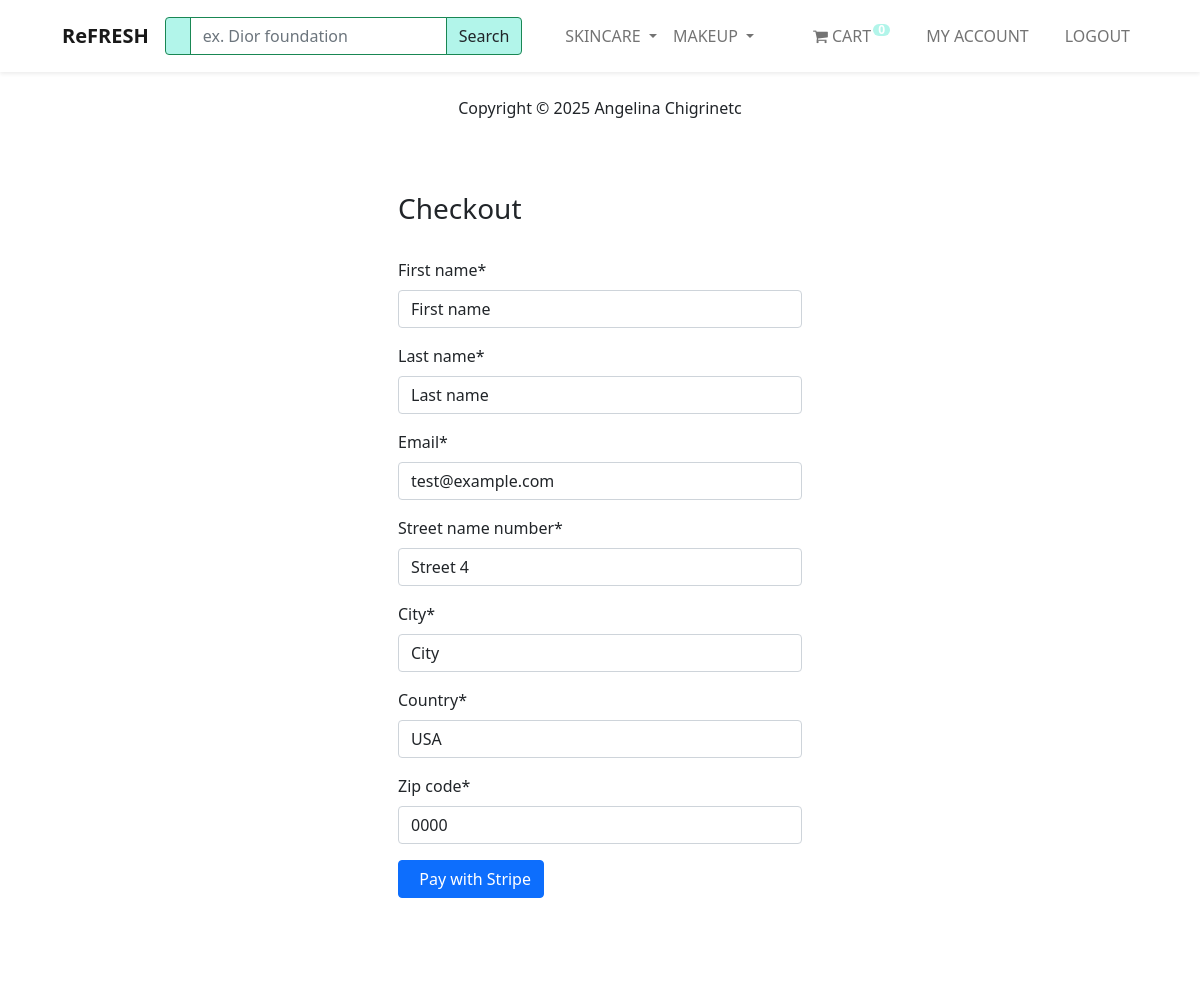
/payment/checkout/ (signed in), run on the app's committed database.
### store/models.py (models this page shows, shortened)
class Category(models.Model):
    name = models.CharField(max_length=250, db_index=True)
    parent = models.ForeignKey('self', on_delete=models.CASCADE, related_name='children', blank=True, null=True)
    slug = models.SlugField('url', max_length=250, unique=True, null=False, editable=True)
    created_at = models.DateTimeField(auto_now_add=True)
    class Meta:
        unique_together = (['slug', 'parent'])
        verbose_name_plural = 'Categories'
    def get_absolute_url(self):
        return reverse("store:category_list", args = [str(self.slug)])

### payment/models.py (models this page shows, shortened)
class ShippingAddress(models.Model):
    user = models.ForeignKey(User, on_delete=models.CASCADE)
    first_name = models.CharField(max_length=250)
    last_name = models.CharField(max_length=250)
    email = models.EmailField(max_length=250)
    street_name_number = models.CharField(max_length=100)
    city = models.CharField(max_length=100, blank=False, null=False)
    country = models.CharField(max_length=100, blank=False, null=False)
    zip_code = models.CharField(max_length=100, blank=False, null=False)

### payment/views.py (the view)
# urls.py: path('checkout/', v.checkout, name='checkout'),
def checkout(request):
    if request.user.is_authenticated:
        user=request.user
    else:
        user = None # handle cases of users that are not authenticated making a purchase #TODO to check if this works
    try:
        shipping_address = ShippingAddress.objects.get(user=user) # the user already has a shipping address associated with them
    except ShippingAddress.DoesNotExist:
        shipping_address = None # there is not record of the user's address in the db yet
    if request.method == 'POST':
        form = ShippingAddressForm(request.POST, instance=shipping_address) # the ModelForm updates the model instance with the values from request.POST
        if form.is_valid():
            shipping_address = form.save(commit=False) #update the user address in the database based on the information submitted through the form
            shipping_address.user = request.user
            shipping_address.save()
            cart = Cart(request) # create a Cart instance
            cart_total = cart.get_total_value()
            order = Order.objects.create(user=user, shipping_address=shipping_address, amount=cart_total) # create a new order instance
            session_data = {
                    'mode': 'payment',
                    'success_url': request.build_absolute_uri(reverse('payment:payment_success')),
                    'cancel_url': request.build_absolute_uri(reverse('payment:payment_failure')),
                    'line_items': []
                }
            for article in cart:
                OrderItem.objects.create(user=user, order=order, item=article['item'], price=article['price'], quantity=article['qty'])
            session_data['line_items'].append({
                            'price_data': {
                                'unit_amount': int(article['price'] * Decimal(100)),
                                'currency': 'usd',
                                'product_data': {
                                    'name': article['item']
                                },
                            },
                            'quantity': article['qty'],
                        })
            session_data['client_reference_id'] = order.id
            session = stripe.checkout.Session.create(**session_data)
            return redirect(session.url, code=303) # redirect the user to the success or the cancel url, based on the outcome
    else: # request method is not POST:
        form = ShippingAddressForm(instance=shipping_address)
        return render(request, 'payment/checkout.html', {'form': form})

### payment/forms.py
class ShippingAddressForm(forms.ModelForm):
    class Meta:
        model = ShippingAddress
        fields = ['first_name', 'last_name', 'email', 'street_name_number', 'city', 'country', 'zip_code']
        exclude = ('user', ) # N.B. must be a tuple

### cart/cart.py (called while the page is built)
    def __len__(self):
        return sum(item['qty'] for item in self.cart.values())

### cart/context_processor.py (called while the page is built)
def get_cart(request):
    return {'cart': Cart(request)}

### store/context_processor.py (called while the page is built)
def categories(request):
    categories = Category.objects.all()
    return {'categories' : categories}

### payment/templates/payment/checkout.html (shortened to what this page needs)
{%  include "store/base.html" %}
{% load static %}
{% load crispy_forms_tags %}
{% block content %}
<div class="container bg-white shadow-md p-5 form-layout">
    <h3> Checkout </h3>
    <br>
    <form method="post">
        {{ form|crispy }}
        <button id="complete-order-stripe" type="submit" class="btn btn-primary navbar-btn text-white" name="stripe-payment" value="stripe-payment"> &nbsp; Pay with Stripe </button>
    </form>
    <br>
</div>
{% endblock content %}

### store/templates/store/_partials/_navbar.html (shortened to what this page needs)
<nav class="navbar navbar-expand-lg bg-white sticky-top navbar-light p-3 shadow-sm ">
    <div class="container">
        <a class="navbar-brand" href="{% url 'store:items' %}">
            <strong>ReFRESH</strong></a>
        <div class="collapse navbar-collapse" id="navbarNavDropdown">
            <form action="{% url 'store:search' %}" method="get">
            <div class="ms-auto d-none d-lg-block">
                <div class="input-group">
                    <span class="border-success input-group-text text-white search-button"></span>
                    <input type="text" name="q" placeholder="ex. Dior foundation" class="form-control border-success" style="color: #7a7a7a" />
                    <button class="btn btn-success text-dark search-button">Search</button>
                </div>
            </div>
        </form>
        <ul class="navbar-nav ms-auto">
            {% for category in categories %}
                {% if category.children.exists %}
                    <li class="nav-item dropdown">
                        <a class="nav-link dropdown-toggle" href="{{ category.get_absolute_url }}" id="navbarDropdownMenuLink"
                           data-bs-toggle="dropdown" aria-haspopup="true" aria-expanded="false">
                           {{ category.name|upper }}
                        </a>
                    </li>
                {% elif category.parent is None%}
                    <li class="nav-item">
                        <a class="nav-link" href="{{ category.get_absolute_url }}">{{ category.name|upper }}</a>
                    </li>
                {% endif %}
            {% endfor %}
        </ul>
            <ul class="navbar-nav ms-auto">
                <li class="nav-item">
                    <a class="nav-link mx-2 text-uppercase" href="{% url 'cart:cart_view' %}"> <i
                            class="fa fa-shopping-cart" aria-hidden="true"> </i> Cart
                        <span id="lblCartCount" class="badge badge-warning ">
                            {% with cart_qty=cart|length%}
                            {% if cart_qty > 0 %}
                            {{cart_qty}}
                            {% else %}
                            0
                            {% endif %}
                            {% endwith %}
                        </span>
                    </a>
                </li>
                {% if request.user.is_authenticated %}
                <li class="nav-item">
                    <a class="nav-link mx-2 text-uppercase" href="{% url 'account:view_dashboard' %}">My account</a>
                </li>
                <li class="nav-item">
                    <a class="nav-link mx-2 text-uppercase" href="{% url 'account:logout' %}"> Logout</a>
                </li>
                {% endif %}
            </ul>
        </div>
    </div>
</nav>

### store/static/store/css/main.css (style rules this page uses)
.form-layout { border-radius: 20px; width: 500px; }
.badge { padding-left: 9px; padding-right: 9px; -webkit-border-radius: 9px; -moz-border-radius: 9px; border-radius: 9px; }
#lblCartCount { font-size: 12px; background: #B2F5EA; color: #fff; padding: 0 5px; vertical-align: top; margin-left: -2px; }
a { font-size: 14px; font-weight: 700; }
.form-control { outline: none !important; box-shadow: none !important; }
.search-button { background-color: #B2F5EA; }

### data on the page
Category: name "SKINCARE"
Category: name "MAKEUP"
ShippingAddress: first_name "First name", last_name "Last name", email "test@example.com", street_name_number "Street 4", city "City", country "USA", zip_code "0000"
